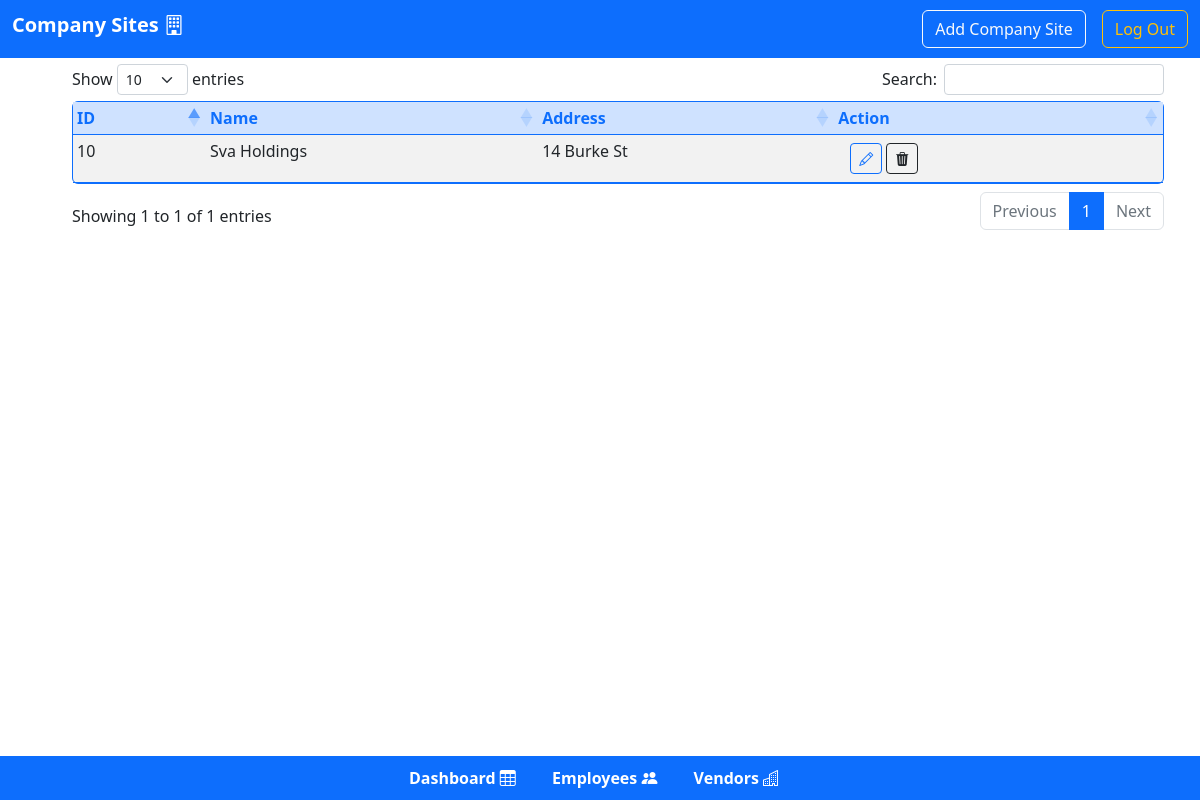
Page /pages/companysites.php (signed in) on the committed database.
### tables this page shows
CREATE TABLE `site_locations` (
  `sl_id` int NOT NULL AUTO_INCREMENT,
  `sl_name` varchar(100) NOT NULL,
  `sl_address` varchar(100) NOT NULL,
  PRIMARY KEY (`sl_id`)
);

### pages/companysites.php (the view, shortened to what this page needs)
<!DOCTYPE html>
<html lang="en">
<head>
    <link href="https://cdn.jsdelivr.net/npm/bootstrap@5.0.2/dist/css/bootstrap.min.css" rel="stylesheet">
    <link href="https://cdn.jsdelivr.net/npm/bootstrap@5.0.2/dist/css/bootstrap.min.css" rel="stylesheet" />
    <link rel="stylesheet" href="https://cdn.jsdelivr.net/npm/bootstrap-icons@1.10.3/font/bootstrap-icons.css">
    <link rel="stylesheet" href="https://cdnjs.cloudflare.com/ajax/libs/twitter-bootstrap/5.2.0/css/bootstrap.min.css">
    <link rel="stylesheet" href="https://cdn.datatables.net/1.13.4/css/dataTables.bootstrap5.min.css">
    <link rel="stylesheet" type="text/css" href="../stylesheets/styles.css" />
</head>
<body>
<div class="m-0 ">
    <nav class="navbar navbar-expand-lg navbar-light bg-primary fixed-top">
        <div class="container-fluid">
          <h1 class="navbar-brand text-white fw-bold ">Company Sites <i class="bi bi-building"></i></h1>
            <div class="collapse navbar-collapse" id="navbarCollapse">
                <div class="navbar-nav ms-auto">
                    <a class="btn btn-outline-light mx-3" href="../forms/add_companysite_form.php">Add Company Site</a>
                    <a href="../Authorization/logout.php" class="btn btn-outline-warning">Log Out</a>
                </div>
            </div>
        </div>
    </nav>
</div>
<div class="container py-3 m-5">
    <div class="container">
        <?php   $color = $_SESSION['savedbootstrapclass'];
            echo "<h7 class='$color'>".$_SESSION['savedstatus']."</h7>";
        require('../include/Db.php');
        $sql = "SELECT sl_id,sl_name,sl_address FROM assets_management_db.site_locations;";
        if($result = mysqli_query($mysqlconnect, $sql))
        {
            if(mysqli_num_rows($result) > 0)
            {
                    echo '<table id="assettable" class="table table-sm table-striped border rounded border-primary ">';
                        echo "<thead class='table-primary'>";
                            echo "<tr class='text-primary'>";
                                echo "<th scope='col'>ID</th>";
                                echo "<th scope='col'>Name</th>";
                                echo "<th scope='col'>Address</th>";
                                echo "<th scope='col'>Action</th>";
                            echo "</tr>";
                        echo "</thead>";
                            echo "<tbody>";
                                while($row = mysqli_fetch_array($result)){
                                    echo "<tr>";
                                        echo "<td>" . $row['sl_id'] . "</td>";
                                        echo "<td>" . $row['sl_name'] . "</td>";
                                        echo "<td>" . $row['sl_address'] . "</td>";
                                        echo "<td>";
                                            echo"<div class ='container my-1 d-flex justify-content-start'>";
                                                echo '<a href="../forms/update_companysite.php?id='.$row['sl_id'].'" class="btn btn-outline-primary w-auto btn-sm"><i class="bi bi-pencil"></i></a>';
                                                echo '<a href="../php/companysitedelete.php?id='.$row['sl_id'].'" class="btn btn-outline-dark w-auto btn-sm mx-1"><i class="bi bi-trash3-fill"></i></>';
                                            echo "</div>";
                                        echo "</td>";
                                    echo "</tr>";
                                    }
                            echo "</tbody>";
                    echo "</table>";
            }else
            {
                echo '<div class="container"><em><b>No records were found.</b></em></div>';
            }
        }else{
            echo "Oops! Something went wrong. Please try again later.";
            }
    echo "</div>";
echo "</div>";
?>
<div class="fixed-footer bg-primary ">
    <div id="flex-container" class="container navbar-nav bg-primary  ">
            <nav>
                <a class="text-white fw-bold m-3" href="dashboard.php">Dashboard <i class="bi bi-table"></i></a>
                <a class="text-white fw-bold m-3" href="employees.php">Employees <i class="bi bi-people-fill"></i></a>
                <a class="text-white fw-bold m-3" href="vendors.php">Vendors <i class="bi bi-buildings"></i></a>
            </nav>
    </div>
</div>
</body>
</html>

### stylesheets/styles.css (style rules this page uses)
.fixed-footer { width: 100%; position: fixed; padding: 10px 0px; color: #fff; }
.fixed-footer { bottom: 0; }
#flex-container { display: flex; justify-content: center; align-items: center; }
a:link { text-decoration: none; }

### rows in the picture
site_locations: sl_id "10", sl_name "Sva Holdings", sl_address "14 Burke St"
